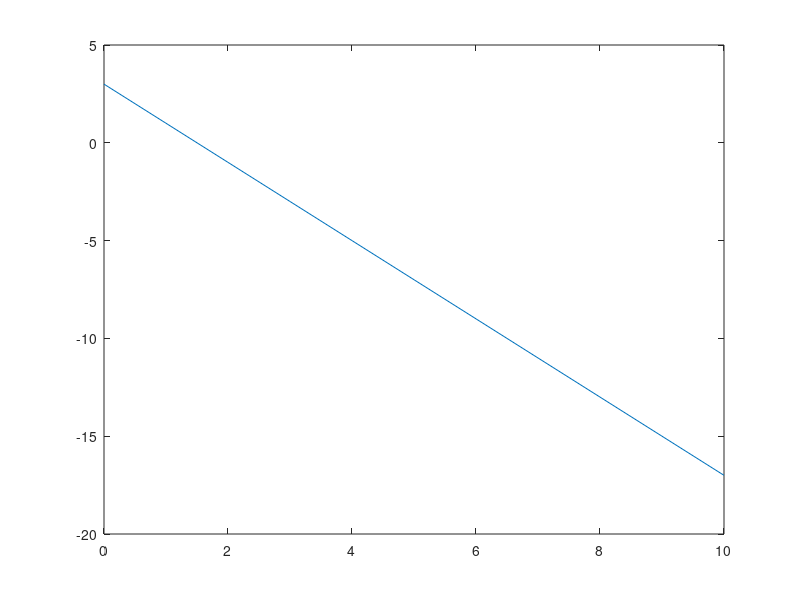
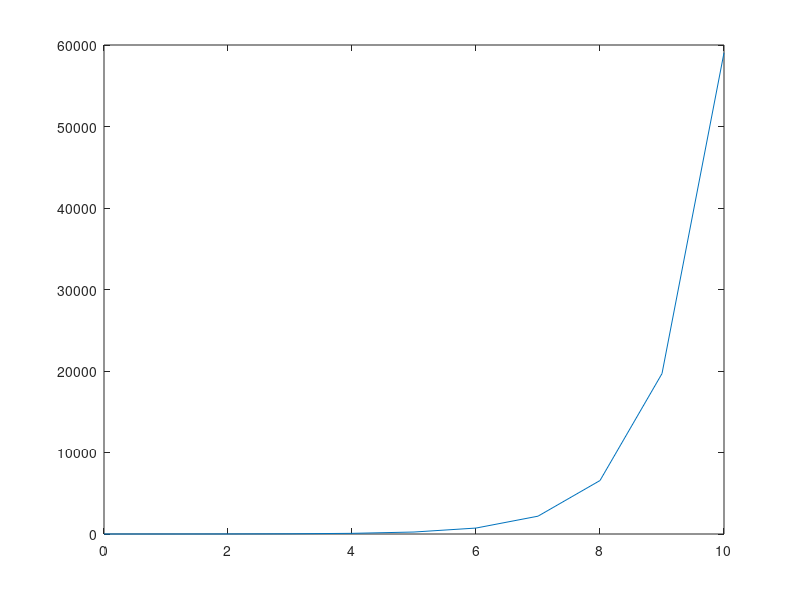
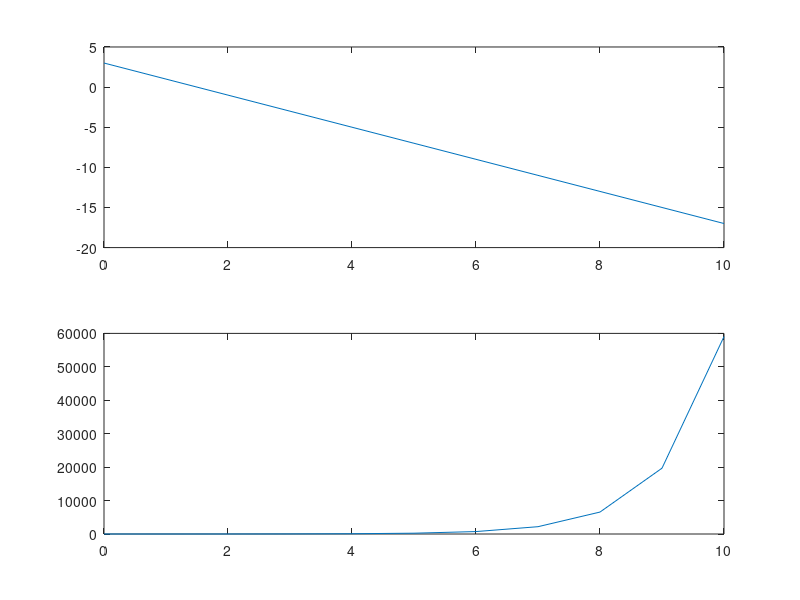
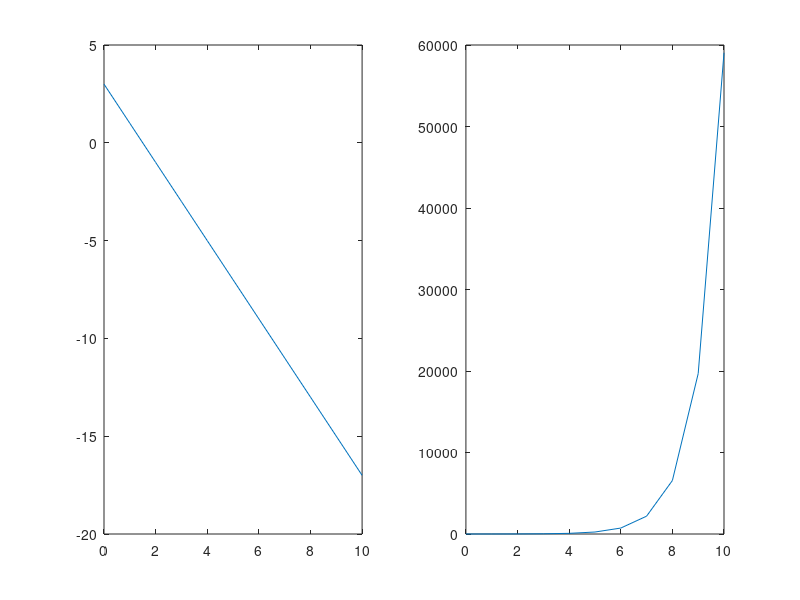

MATLAB code to generate these figures, in order:
clear all
close all
x = [0:10];
m = -2;
c = 3;
y1 = m*x + c;
y2 = c.^x;
figure(1);
plot(x,y1);
figure(2);
plot(x,y2);
figure(3);
subplot(2,1,1); plot(x,y1);
subplot(2,1,2); plot(x,y2);
figure(4);
subplot(1,2,1); plot(x,y1);
subplot(1,2,2); plot(x,y2);